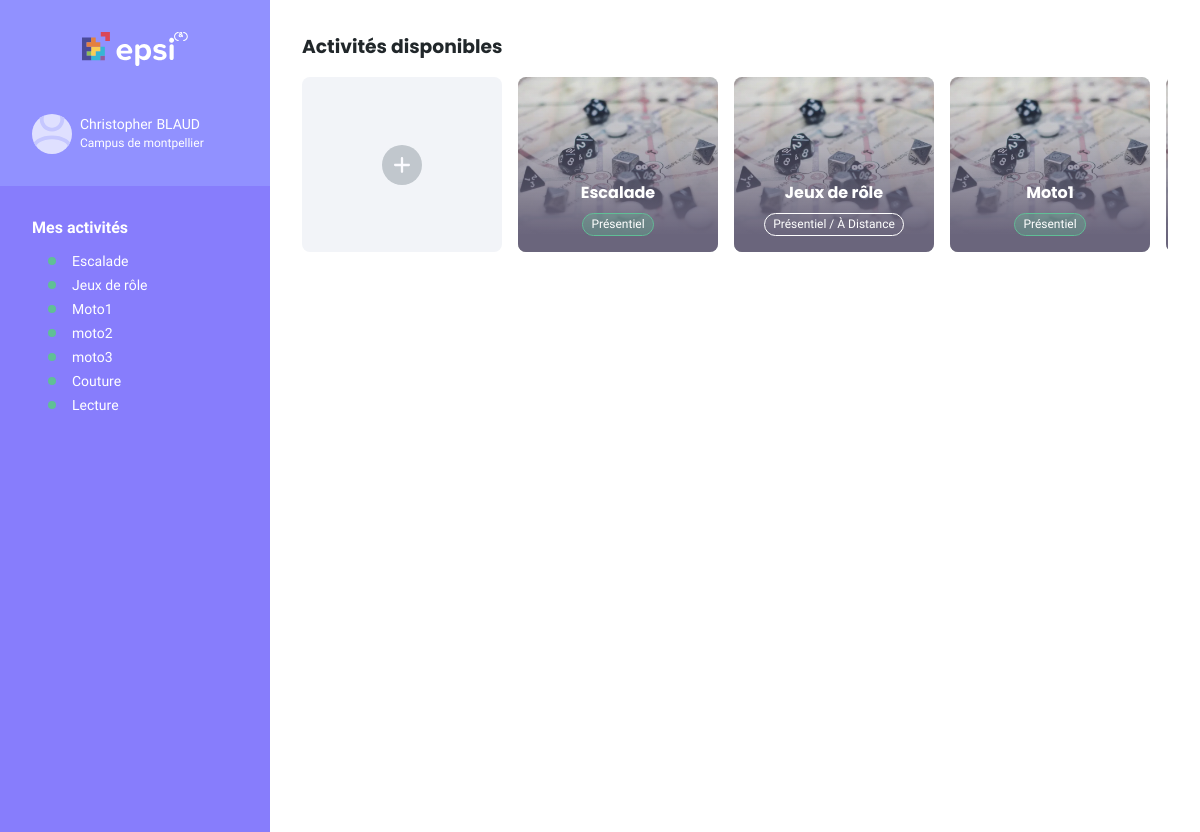
The app's page /dashboard (signed in) with its own data.
### tables this page shows
CREATE TABLE "activity" (
	"id"	INTEGER,
	"nom"	TEXT NOT NULL UNIQUE,
	"type"	TEXT NOT NULL,
	"description"	TEXT NOT NULL UNIQUE,
	PRIMARY KEY("id" AUTOINCREMENT)
);

### app.py (the view)
@app.route('/dashboard')
def dashboard():
    if 'user' not in session:
        return redirect(url_for('login'))
    conn = get_db_connection()
    user_id = session['user']['user_id']  # Assurez-vous que l'ID utilisateur est bien récupéré
    user_activity = conn.execute('''
        SELECT DISTINCT activity.nom
        FROM activity
        JOIN user_activity ON activity.id = user_activity.activity_id
        WHERE user_activity.user_id = ?
    ''', (user_id,)).fetchall()
    activity = conn.execute('SELECT * FROM activity').fetchall()
    user = session['user']
    is_admin = user['is_admin']
    conn.close()
    return render_template('dashboard.html', user=user, activities=activity, user_activity=user_activity, is_admin=is_admin)

### app.py (called while the page is built)
def get_db_connection():
    conn = sqlite3.connect('CampusConnect.db')
    conn.row_factory = sqlite3.Row
    return conn

### templates/dashboard.html (shortened to what this page needs)
<!doctype html>
<html lang="fr">
    <head>
        <link rel="stylesheet" href="{{ url_for('static', filename='css/reset.css') }}" />
        <link rel="stylesheet" href="{{ url_for('static', filename='css/typography.css') }}" />
        <link rel="stylesheet" href="{{ url_for('static', filename='css/variables.css') }}" />
        <link rel="stylesheet" href="{{ url_for('static', filename='css/dashboard.css') }}" />
        <link rel="stylesheet" href="{{ url_for('static', filename='css/form.css') }}" />
    </head>
    <body>
        <header class="header">
            <div class="header-wrapper">
                <picture class="header__logo-container">
                    <img src="../static/images/logo-xs.svg" alt="logo epsi" />
                </picture>
                <div class="header__user-informations">
                    <div class="header__user-informations__heading">
                        <picture class="header__user-informations__heading__image-container">
                            <img src="../static/images/user-placeholder.svg" alt="placeholder" />
                        </picture>
                        <div>
                            <div class="header__user-informations__heading__name">
                                <span class="header__user-informations__heading__name__lastname">{{ user.lastname }}</span>
                                <span class="header__user-informations__heading__name__firstname">{{ user.firstname }}</span>
                            </div>
                            <span class="header__user-informations__heading__campus">Campus de {{ user.campus }}</span>
                        </div>
                    </div>
                    {% if user_activity %}
                    <div class="header__user-informations__body">
                        <div class="header__user-informations__body__activities">
                            <span class="header__user-informations__body__activities__title">
                                <strong>Mes activités</strong>
                            </span>
                            <ul class="header__user-informations__body__activities__list">
                                {% for activity in user_activity %}
                                <li class="header__user-informations__body__activities__list__item">{{ activity['nom'] }}</li>
                                {% endfor %}
                            </ul>
                        </div>
                    </div>
                    {% endif %}
                </div>
            </div>
        </header>
        <main class="main-content">
            <section class="activities">
                <h3>Activités disponibles</h3>
                <div class="activities__container">
                    {% if user.is_admin %}
                    <div role="button" class="activities__container__card card--adding">
                       <div class="activities__container__card__icon-container">
                       </div>
                    </div>
                    {% endif %}
                    {% for activity in activities %}
                    <article class="activities__container__card" data-id="{{ activity.id }}" data-id="{{ activity.id}}">
                        <img class="activities__container__card__image" src="../static/images/placeholder.jpg" alt="photo de {{ activity.nom }}">
                        <h4 class="activities__container__card__title">{{ activity.nom }}</h4>
                        <div class="activities__container__card__category">
                            <span class="activities__container__card__category__type {{ activity.type }}">
                                {% if activity.type == "physical" %}
                                Présentiel
                                {% elif activity.type == "remote" %}
                                À Distance
                                {% else %}
                                Présentiel / À Distance
                                {% endif %}
                            </span>
                        </div>
                    </article>
                    {% endfor %}
                </div>
            </section>
        </main>
    </body>
</html>

### static/css/typography.css (style rules this page uses)
body { font-family: Nunito sans, sans-serif, verdana; color: var(--black-color); }
h1, h2, h3, h4, h5, h6 { font-family: Poppins, sans-serif, verdana; }

### static/css/variables.css (style rules this page uses)
:root { --primary-color: #9191ff; --primary-100: #dfe0ff; --primary-200: #C5C7FF; --primary-400: #877dfc; --primary-600: #6741ea; --primary-950: #26194D; --secondary-color: #60bf96; --secondary-600: #1e7d5a; --black-color: #21272a; --white-color: #ffff; --white-accent-color: #FBFBFF; --gray-light: #f2f4f8; --gray-medium: #c1c7cd; --gray-dark: #7F7F7F; --orange: #DE9151; --red: #ED254E; --transition: 250ms; }

### records on screen
activity: nom "Escalade", type "Présentiel"
activity: nom "Jeux de rôle", type "Présentiel / À Distance"
activity: nom "Moto1", type "Présentiel"

### other values on screen
{{ user.lastname }} "Christopher"
{{ user.firstname }} "BLAUD"
{{ user.campus }} "montpellier"
{{ activity['nom'] }} "Escalade" "Jeux de rôle" "Moto1" "moto2" "moto3" "Couture" "Lecture"
